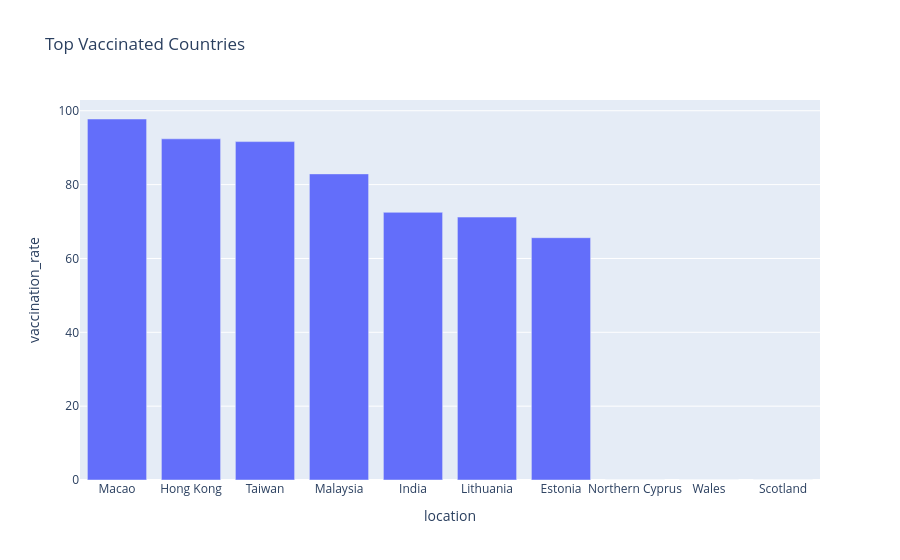

Notebook cell for this chart:
### Code cell
fig = px.bar(
    top_vax,
    x='location',
    y='vaccination_rate',
    title="Top Vaccinated Countries"
)

fig.show()

### Figure 1 — Plotly figure (JSON) as saved in the notebook; plotly's stock layout.template omitted (floating-point values rounded to 4 significant figures)
{"data": [{"hovertemplate": "location=%{x}<br>vaccination_rate=%{y}<extra></extra>", "legendgroup": "", "marker": {"color": "#636efa", "pattern": {"shape": ""}}, "name": "", "orientation": "v", "showlegend": false, "textposition": "auto", "type": "bar", "x": ["Macao", "Hong Kong", "Taiwan", "Malaysia", "India", "Lithuania", "Estonia", "Northern Cyprus", "Wales", "Scotland"], "xaxis": "x", "y": [97.77, 92.41, 91.65, 82.91, 72.5, 71.21, 65.62, 0.0, 0.0, 0.0], "yaxis": "y"}], "layout": {"barmode": "relative", "legend": {"tracegroupgap": 0}, "title": {"text": "Top Vaccinated Countries"}, "xaxis": {"anchor": "y", "domain": [0, 1], "title": {"text": "location"}}, "yaxis": {"anchor": "x", "domain": [0, 1], "title": {"text": "vaccination_rate"}}}}
